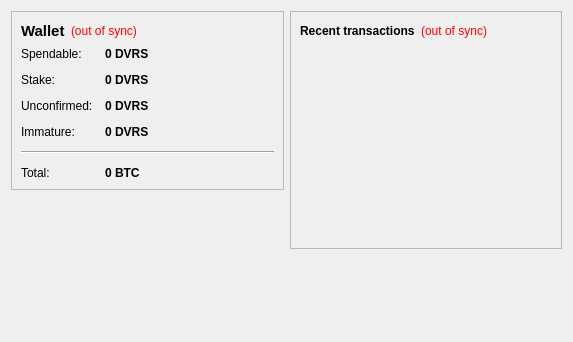
<?xml version="1.0" encoding="UTF-8"?>
<ui version="4.0">
 <class>OverviewPage</class>
 <widget class="QWidget" name="OverviewPage">
  <property name="geometry">
   <rect>
    <x>0</x>
    <y>0</y>
    <width>573</width>
    <height>342</height>
   </rect>
  </property>
  <property name="windowTitle">
   <string>Form</string>
  </property>
  <layout class="QHBoxLayout" name="horizontalLayout" stretch="1,1">
   <item>
    <layout class="QVBoxLayout" name="verticalLayout_2">
     <item>
      <widget class="QFrame" name="frame">
       <property name="frameShape">
        <enum>QFrame::StyledPanel</enum>
       </property>
       <property name="frameShadow">
        <enum>QFrame::Raised</enum>
       </property>
       <layout class="QVBoxLayout" name="verticalLayout_4">
        <item>
         <layout class="QHBoxLayout" name="horizontalLayout_4">
          <item>
           <widget class="QLabel" name="label_5">
            <property name="font">
             <font>
              <pointsize>11</pointsize>
              <weight>75</weight>
              <bold>true</bold>
             </font>
            </property>
            <property name="text">
             <string>Wallet</string>
            </property>
           </widget>
          </item>
          <item>
           <widget class="QLabel" name="labelWalletStatus">
            <property name="toolTip">
             <string>The displayed information may be out of date. Your wallet automatically synchronizes with the Diverse network after a connection is established, but this process has not completed yet.</string>
            </property>
            <property name="styleSheet">
             <string notr="true">QLabel { color: red; }</string>
            </property>
            <property name="text">
             <string notr="true">(out of sync)</string>
            </property>
            <property name="alignment">
             <set>Qt::AlignLeading|Qt::AlignLeft|Qt::AlignVCenter</set>
            </property>
           </widget>
          </item>
          <item>
           <spacer name="horizontalSpacer_2">
            <property name="orientation">
             <enum>Qt::Horizontal</enum>
            </property>
            <property name="sizeHint" stdset="0">
             <size>
              <width>40</width>
              <height>20</height>
             </size>
            </property>
           </spacer>
          </item>
         </layout>
        </item>
        <item>
         <layout class="QFormLayout" name="formLayout_2">
          <property name="fieldGrowthPolicy">
           <enum>QFormLayout::AllNonFixedFieldsGrow</enum>
          </property>
          <property name="horizontalSpacing">
           <number>12</number>
          </property>
          <property name="verticalSpacing">
           <number>12</number>
          </property>
          <item row="0" column="0">
           <widget class="QLabel" name="label">
            <property name="text">
             <string>Spendable:</string>
            </property>
           </widget>
          </item>
          <item row="0" column="1">
           <widget class="QLabel" name="labelBalance">
            <property name="font">
             <font>
              <weight>75</weight>
              <bold>true</bold>
             </font>
            </property>
            <property name="cursor">
             <cursorShape>IBeamCursor</cursorShape>
            </property>
            <property name="toolTip">
             <string>Your current spendable balance</string>
            </property>
            <property name="text">
             <string notr="true">0 DVRS</string>
            </property>
            <property name="textInteractionFlags">
             <set>Qt::LinksAccessibleByMouse|Qt::TextSelectableByKeyboard|Qt::TextSelectableByMouse</set>
            </property>
           </widget>
          </item>
          <item row="1" column="0">
           <widget class="QLabel" name="label_6">
            <property name="text">
             <string>Stake:</string>
            </property>
           </widget>
          </item>
          <item row="1" column="1">
           <widget class="QLabel" name="labelStake">
            <property name="font">
             <font>
              <weight>75</weight>
              <bold>true</bold>
             </font>
            </property>
            <property name="cursor">
             <cursorShape>IBeamCursor</cursorShape>
            </property>
            <property name="toolTip">
             <string>Total of coins that was staked, and do not yet count toward the current balance</string>
            </property>
            <property name="text">
             <string notr="true">0 DVRS</string>
            </property>
            <property name="textInteractionFlags">
             <set>Qt::LinksAccessibleByMouse|Qt::TextSelectableByKeyboard|Qt::TextSelectableByMouse</set>
            </property>
           </widget>
          </item>
          <item row="2" column="0">
           <widget class="QLabel" name="label_3">
            <property name="text">
             <string>Unconfirmed:</string>
            </property>
           </widget>
          </item>
          <item row="2" column="1">
           <widget class="QLabel" name="labelUnconfirmed">
            <property name="font">
             <font>
              <weight>75</weight>
              <bold>true</bold>
             </font>
            </property>
            <property name="cursor">
             <cursorShape>IBeamCursor</cursorShape>
            </property>
            <property name="toolTip">
             <string>Total of transactions that have yet to be confirmed, and do not yet count toward the current balance</string>
            </property>
            <property name="text">
             <string notr="true">0 DVRS</string>
            </property>
            <property name="textInteractionFlags">
             <set>Qt::LinksAccessibleByMouse|Qt::TextSelectableByKeyboard|Qt::TextSelectableByMouse</set>
            </property>
           </widget>
          </item>
          <item row="3" column="0">
           <widget class="QLabel" name="labelImmatureText">
            <property name="text">
             <string>Immature:</string>
            </property>
           </widget>
          </item>
          <item row="3" column="1">
           <widget class="QLabel" name="labelImmature">
            <property name="font">
             <font>
              <weight>75</weight>
              <bold>true</bold>
             </font>
            </property>
            <property name="toolTip">
             <string>Mined balance that has not yet matured</string>
            </property>
            <property name="text">
             <string notr="true">0 DVRS</string>
            </property>
            <property name="textInteractionFlags">
             <set>Qt::LinksAccessibleByMouse|Qt::TextSelectableByKeyboard|Qt::TextSelectableByMouse</set>
            </property>
           </widget>
          </item>
          <item row="4" column="0" colspan="2">
           <widget class="Line" name="line">
            <property name="orientation">
             <enum>Qt::Horizontal</enum>
            </property>
           </widget>
          </item>
          <item row="5" column="0">
           <widget class="QLabel" name="labelTotalText">
            <property name="text">
             <string>Total:</string>
            </property>
           </widget>
          </item>
          <item row="5" column="1">
           <widget class="QLabel" name="labelTotal">
            <property name="font">
             <font>
              <weight>75</weight>
              <bold>true</bold>
             </font>
            </property>
            <property name="cursor">
             <cursorShape>IBeamCursor</cursorShape>
            </property>
            <property name="toolTip">
             <string>Your current total balance</string>
            </property>
            <property name="text">
             <string notr="true">0 BTC</string>
            </property>
            <property name="textInteractionFlags">
             <set>Qt::LinksAccessibleByMouse|Qt::TextSelectableByKeyboard|Qt::TextSelectableByMouse</set>
            </property>
           </widget>
          </item>
         </layout>
        </item>
       </layout>
      </widget>
     </item>
     <item>
      <spacer name="verticalSpacer">
       <property name="orientation">
        <enum>Qt::Vertical</enum>
       </property>
       <property name="sizeHint" stdset="0">
        <size>
         <width>20</width>
         <height>40</height>
        </size>
       </property>
      </spacer>
     </item>
    </layout>
   </item>
   <item>
    <layout class="QVBoxLayout" name="verticalLayout_3">
     <item>
      <widget class="QFrame" name="frame_2">
       <property name="frameShape">
        <enum>QFrame::StyledPanel</enum>
       </property>
       <property name="frameShadow">
        <enum>QFrame::Raised</enum>
       </property>
       <layout class="QVBoxLayout" name="verticalLayout">
        <item>
         <layout class="QHBoxLayout" name="horizontalLayout_2">
          <item>
           <widget class="QLabel" name="label_4">
            <property name="text">
             <string>&lt;b&gt;Recent transactions&lt;/b&gt;</string>
            </property>
           </widget>
          </item>
          <item>
           <widget class="QLabel" name="labelTransactionsStatus">
            <property name="toolTip">
             <string>The displayed information may be out of date. Your wallet automatically synchronizes with the Diverse network after a connection is established, but this process has not completed yet.</string>
            </property>
            <property name="styleSheet">
             <string notr="true">QLabel { color: red; }</string>
            </property>
            <property name="text">
             <string notr="true">(out of sync)</string>
            </property>
            <property name="alignment">
             <set>Qt::AlignRight|Qt::AlignTrailing|Qt::AlignVCenter</set>
            </property>
           </widget>
          </item>
          <item>
           <spacer name="horizontalSpacer">
            <property name="orientation">
             <enum>Qt::Horizontal</enum>
            </property>
            <property name="sizeHint" stdset="0">
             <size>
              <width>40</width>
              <height>20</height>
             </size>
            </property>
           </spacer>
          </item>
         </layout>
        </item>
        <item>
         <widget class="QListView" name="listTransactions">
          <property name="styleSheet">
           <string notr="true">QListView { background: transparent; }</string>
          </property>
          <property name="frameShape">
           <enum>QFrame::NoFrame</enum>
          </property>
          <property name="verticalScrollBarPolicy">
           <enum>Qt::ScrollBarAlwaysOff</enum>
          </property>
          <property name="horizontalScrollBarPolicy">
           <enum>Qt::ScrollBarAlwaysOff</enum>
          </property>
          <property name="selectionMode">
           <enum>QAbstractItemView::NoSelection</enum>
          </property>
         </widget>
        </item>
       </layout>
      </widget>
     </item>
     <item>
      <spacer name="verticalSpacer_2">
       <property name="orientation">
        <enum>Qt::Vertical</enum>
       </property>
       <property name="sizeHint" stdset="0">
        <size>
         <width>20</width>
         <height>40</height>
        </size>
       </property>
      </spacer>
     </item>
    </layout>
   </item>
  </layout>
 </widget>
 <resources/>
 <connections/>
</ui>
